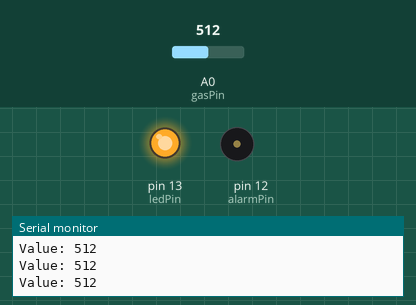
The sketch below on a simulated Arduino Uno, built with avr-gcc and run on an emulated ATmega328P. On the bench: output pins drawn as LEDs (lit = HIGH), buzzer (waves = sounding), the last lines printed to the serial monitor. The test bench sets the inputs (shaded band); at power-on: A0 (gasPin) = 512.

Above: at 1.2 s.
1.3 s: A0 (gasPin) set to 209
4.3 s: A0 (gasPin) set to 192
At 4.8 s:
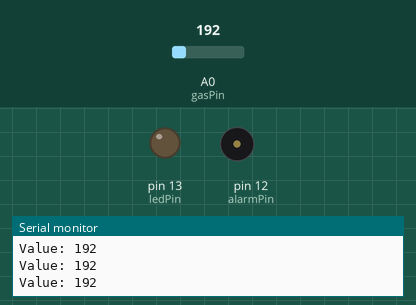
5.8 s: A0 (gasPin) set to 210
At 6.09 s:
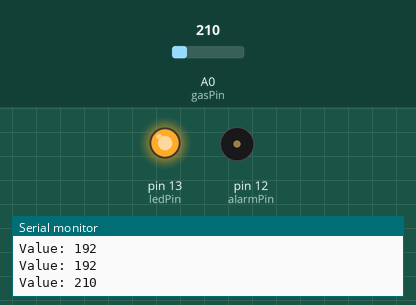
8.8 s: A0 (gasPin) set to 190
At 9.4 s:
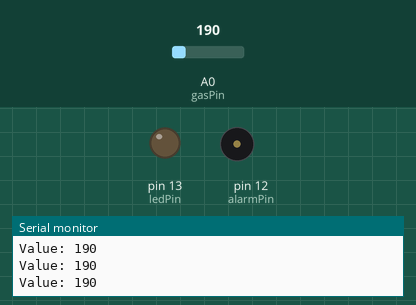
Timing chart, 0 to 11.3 s (numbered marks = the images above; inputs shaded):
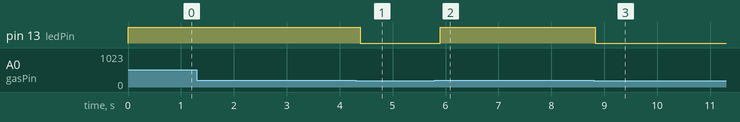

Measured:
- the behaviour switches between 201 and 200 on A0 (gasPin) (found by bisection; images 0 and 1)
- after the input at 4.3 s, pin 13 (ledPin): HIGH → LOW after 0.09 s
- after the input at 5.8 s, pin 13 (ledPin): LOW → HIGH after 0.10 s
- after the input at 8.8 s, pin 13 (ledPin): HIGH → LOW at once; tone on pin 12 (alarmPin): stays silent (without the input it goes to 2258 Hz after 2.5 s)

The sketch:

gas.ino
```cpp
int gasPin = 0;
int ledPin = 13;
int alarmPin = 12;
int val;
float sinVal;
int toneVal;

void setup(){
  pinMode(ledPin, OUTPUT);
  pinMode(alarmPin, OUTPUT);
  Serial.begin(9600);
}

void loop(){
  val = analogRead(gasPin);
  Serial.print("Value: ");
  Serial.print(val);
  Serial.print("\n");

  if (val > 200){
    digitalWrite(ledPin, HIGH);
    for (int x = 0; x < 180; x++) {
      //Convert sin function to radian
      sinVal = (sin(x * (3.1412 / 180)));
      // Use sin function to generate frequency of sound
      toneVal = 2000 + (int(sinVal * 1000));
      tone(alarmPin, toneVal);
      delay(2);
    }
    noTone(alarmPin);
  }
  else {
    digitalWrite(ledPin, LOW);
  }

  delay(100);
}
```
